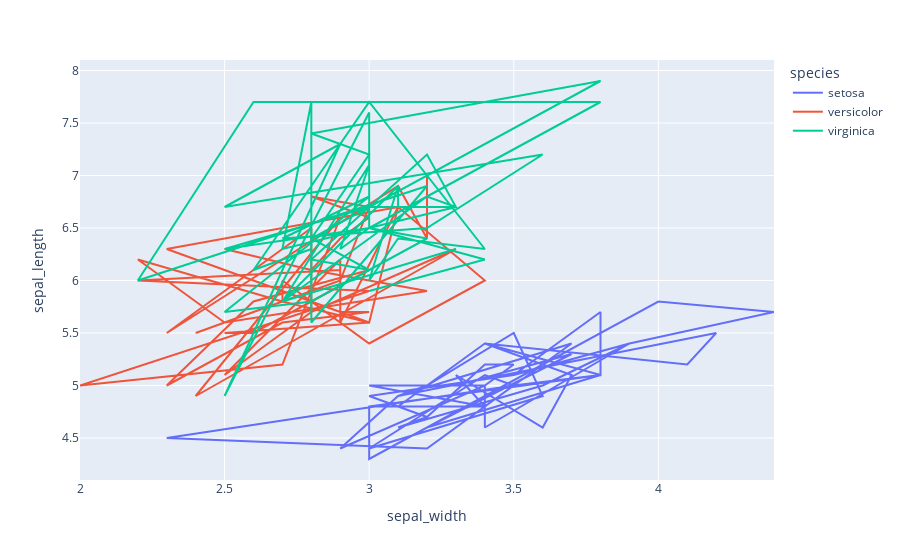

Notebook cell for this chart:
### Code cell
px.line(df,x="sepal_width",y="sepal_length",color="species")

### Figure 1 — Plotly figure (JSON) as saved in the notebook; plotly's stock layout.template omitted (floating-point values rounded to 4 significant figures)
{"data": [{"hovertemplate": "species=setosa<br>sepal_width=%{x}<br>sepal_length=%{y}<extra></extra>", "legendgroup": "setosa", "line": {"color": "#636efa", "dash": "solid"}, "mode": "lines", "name": "setosa", "orientation": "v", "showlegend": true, "type": "scatter", "x": [3.5, 3, 3.2, 3.1, 3.6, 3.9, 3.4, 3.4, 2.9, 3.1, 3.7, 3.4, 3, 3, 4, 4.4, 3.9, 3.5, 3.8, 3.8, 3.4, 3.7, 3.6, 3.3, 3.4, 3, 3.4, 3.5, 3.4, 3.2, 3.1, 3.4, 4.1, 4.2, 3.1, 3.2, 3.5, 3.6, 3, 3.4, 3.5, 2.3, 3.2, 3.5, 3.8, 3, 3.8, 3.2, 3.7, 3.3], "xaxis": "x", "y": [5.1, 4.9, 4.7, 4.6, 5, 5.4, 4.6, 5, 4.4, 4.9, 5.4, 4.8, 4.8, 4.3, 5.8, 5.7, 5.4, 5.1, 5.7, 5.1, 5.4, 5.1, 4.6, 5.1, 4.8, 5, 5, 5.2, 5.2, 4.7, 4.8, 5.4, 5.2, 5.5, 4.9, 5, 5.5, 4.9, 4.4, 5.1, 5, 4.5, 4.4, 5, 5.1, 4.8, 5.1, 4.6, 5.3, 5], "yaxis": "y"}, {"hovertemplate": "species=versicolor<br>sepal_width=%{x}<br>sepal_length=%{y}<extra></extra>", "legendgroup": "versicolor", "line": {"color": "#EF553B", "dash": "solid"}, "mode": "lines", "name": "versicolor", "orientation": "v", "showlegend": true, "type": "scatter", "x": [3.2, 3.2, 3.1, 2.3, 2.8, 2.8, 3.3, 2.4, 2.9, 2.7, 2, 3, 2.2, 2.9, 2.9, 3.1, 3, 2.7, 2.2, 2.5, 3.2, 2.8, 2.5, 2.8, 2.9, 3, 2.8, 3, 2.9, 2.6, 2.4, 2.4, 2.7, 2.7, 3, 3.4, 3.1, 2.3, 3, 2.5, 2.6, 3, 2.6, 2.3, 2.7, 3, 2.9, 2.9, 2.5, 2.8], "xaxis": "x", "y": [7, 6.4, 6.9, 5.5, 6.5, 5.7, 6.3, 4.9, 6.6, 5.2, 5, 5.9, 6, 6.1, 5.6, 6.7, 5.6, 5.8, 6.2, 5.6, 5.9, 6.1, 6.3, 6.1, 6.4, 6.6, 6.8, 6.7, 6, 5.7, 5.5, 5.5, 5.8, 6, 5.4, 6, 6.7, 6.3, 5.6, 5.5, 5.5, 6.1, 5.8, 5, 5.6, 5.7, 5.7, 6.2, 5.1, 5.7], "yaxis": "y"}, {"hovertemplate": "species=virginica<br>sepal_width=%{x}<br>sepal_length=%{y}<extra></extra>", "legendgroup": "virginica", "line": {"color": "#00cc96", "dash": "solid"}, "mode": "lines", "name": "virginica", "orientation": "v", "showlegend": true, "type": "scatter", "x": [3.3, 2.7, 3, 2.9, 3, 3, 2.5, 2.9, 2.5, 3.6, 3.2, 2.7, 3, 2.5, 2.8, 3.2, 3, 3.8, 2.6, 2.2, 3.2, 2.8, 2.8, 2.7, 3.3, 3.2, 2.8, 3, 2.8, 3, 2.8, 3.8, 2.8, 2.8, 2.6, 3, 3.4, 3.1, 3, 3.1, 3.1, 3.1, 2.7, 3.2, 3.3, 3, 2.5, 3, 3.4, 3], "xaxis": "x", "y": [6.3, 5.8, 7.1, 6.3, 6.5, 7.6, 4.9, 7.3, 6.7, 7.2, 6.5, 6.4, 6.8, 5.7, 5.8, 6.4, 6.5, 7.7, 7.7, 6, 6.9, 5.6, 7.7, 6.3, 6.7, 7.2, 6.2, 6.1, 6.4, 7.2, 7.4, 7.9, 6.4, 6.3, 6.1, 7.7, 6.3, 6.4, 6, 6.9, 6.7, 6.9, 5.8, 6.8, 6.7, 6.7, 6.3, 6.5, 6.2, 5.9], "yaxis": "y"}], "layout": {"legend": {"title": {"text": "species"}, "tracegroupgap": 0}, "margin": {"t": 60}, "xaxis": {"anchor": "y", "domain": [0, 1], "title": {"text": "sepal_width"}}, "yaxis": {"anchor": "x", "domain": [0, 1], "title": {"text": "sepal_length"}}}}
